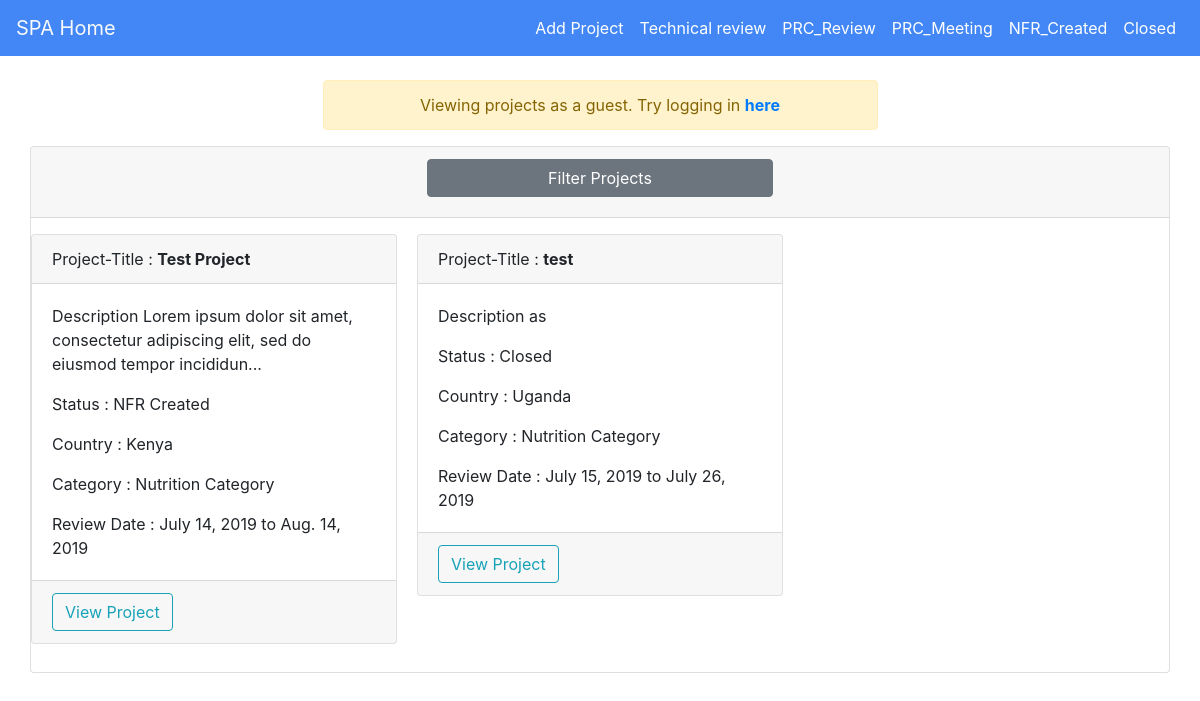
Before: / with the older database file.
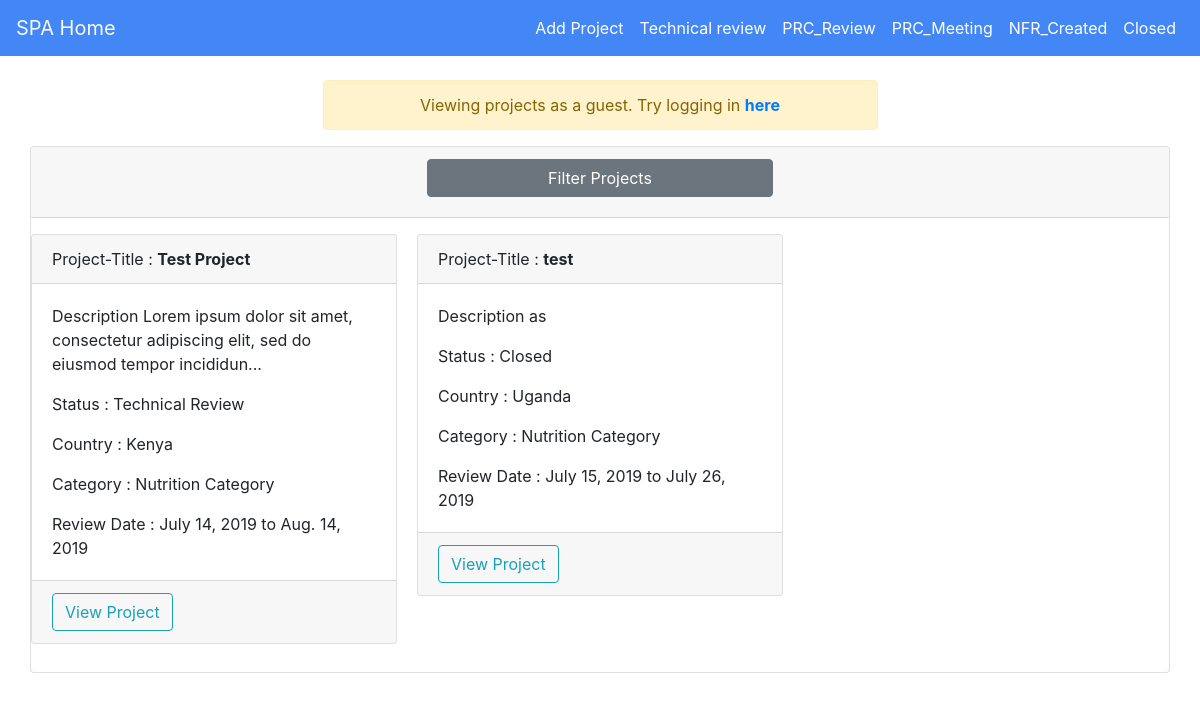
After: the same page with the newer database file.
### approval/models.py (models this page shows, shortened)
class Project(models.Model):
    status = (
        ("new", "New"),
        ("tech", "Technical Review"),
        ("prc_review", "PRC Review"),
        ("prc_meeting", "PRC Meeting"),
        ("nfr", "NFR Created"),
        ("closed", "Closed"),
    )
    project_title = models.CharField(max_length=50)
    description = models.CharField(max_length=500)
    project_category = models.ForeignKey(ProjectCategory, on_delete=models.CASCADE)
    country = models.CharField(max_length=50)
    sub_office = models.CharField(max_length=50)
    project_category = models.CharField(max_length=50)
    start_date = models.DateField(auto_now=False, auto_now_add=False)
    end_date = models.DateField(auto_now=False, auto_now_add=False)
    unit = models.ForeignKey(Unit, on_delete=models.CASCADE, null=True)
    status = models.CharField(max_length=50, choices=status, default="tech")

### approval/views.py (the view)
# urls.py: path('', views.index, name="index"),
def index(request):
    projects = Project.objects.all()
    project_filter = ProjectFilter(request.GET, queryset=projects)
    user = request.user
    if user.is_authenticated:
        projects = Project.objects.all()
        return render(request, "index.html", {"projects":project_filter, "user":user})
    else:
        return render(request, "index.html", {"projects":project_filter})

### approval/models.py (called while the page is built)
    def __str__(self):
        return self.unit_name

    def __str__(self):
        return self.project_category

### approval/templates/index.html (shortened to what this page needs)
{% extends "base.html" %}
{% load static %}
{% load widget_tweaks %}
{% block content %}
  <div class="container-fluid">
    {% if user.is_authenticated %}
    {% else %}
    <div class="row text-center">
      <div class="col-md-3"></div>
      <div class="col-md-6">
          <div class="alert alert-warning">
            Viewing projects as a guest. Try logging in <a href="{% url "login" %}"><b>here</b></a></div>
      </div>
      <div class="col-md-3"></div>
    </div>
    {% endif %}
    <div class="card m-auto">
        <div class="card-header">
            <div class="row">
              <div class="col-md-4"></div>
              <div class="col-md-4">
                  <a class="card-link" style="color: black" data-toggle="collapse" href="#collapseOne">
                      <h4 style="margin-top: 0" class="btn btn-block btn-secondary">Filter Projects</h4>
                    </a>
              </div>
              <div class="col-md-4"></div>
            </div>
          </div>
    </div>
    <div class="card-columns mt-3 mb-3">
        {% for project in projects.qs %}
        {% if project %}
        <div class="card">
          <div class="card-header">Project-Title : <b>{{ project.project_title }}</b></div>
          <div class="card-body text-left">
            <p class="card-text description">Description {{ project.description }}</p>
            <p class="card-text">Status : {{ project.get_status_display }}</p>
            <p class="card-text">Country : {{ project.country }}</p>
            <p class="card-text">Category : {{ project.project_category }}</p>
            <p class="card-text">Review Date : {{ project.start_date }} to {{ project.end_date }}</p>
          </div>
          <div class="card-footer">
              <a class="text-light" href="{%  url "project_details" project.id %}"><button class="btn btn-outline-info">View Project</button></a>
          </div>
        </div>
        {% endif %}
        {% endfor %}
    </div>
  </div>
{% endblock %}

Changed rows visible on the page:
changed Project "Test Project": status "NFR Created" → "Technical Review"
